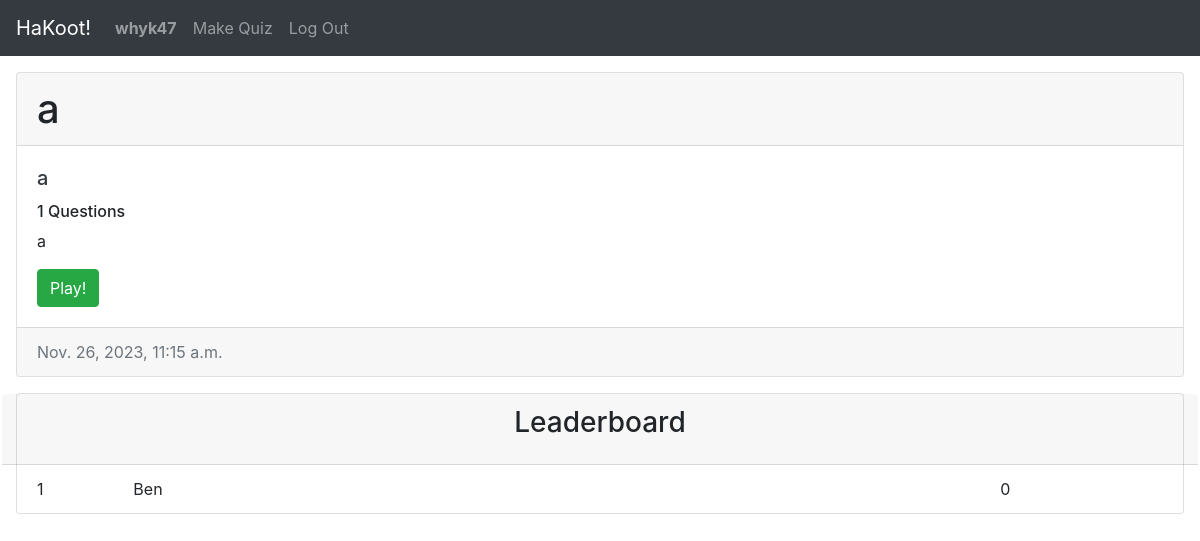
Page /view/24 (signed in) on the earlier database version.
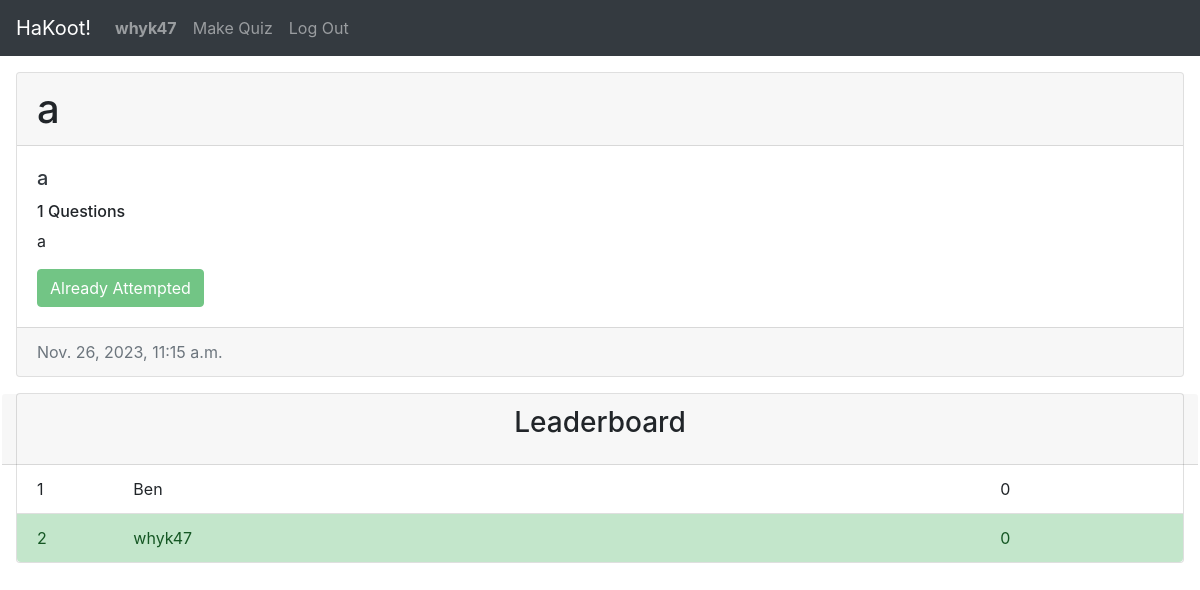
Same page on the later database version.
### quiz/models.py (models this page shows, shortened)
class Quiz_attempt(models.Model):
    user = models.ForeignKey(User, on_delete=models.CASCADE, related_name="attempts")
    quiz = models.ForeignKey(Quiz, on_delete=models.CASCADE, related_name="attempts")
    timestamp = models.DateTimeField(auto_now_add=True, blank=True, null=True)
    def score(self):
        return sum([attempt.score() for attempt in self.qn_attempts.all()])

class User(AbstractUser):
    pass

class Question_attempt(models.Model):
    question = models.ForeignKey(Question, on_delete=models.CASCADE, related_name="attempts")
    option_chosen = models.IntegerField(default=-1)
    quiz_attempt = models.ForeignKey(Quiz_attempt, on_delete=models.CASCADE, related_name="qn_attempts")
    time_left = models.DecimalField(decimal_places=2, max_digits=10, default=0.0)
    def correct(self):
        return int(self.question.correct_option) == int(self.option_chosen)
    def score(self):
        if self.correct():
            return int(500 + 500 * (self.time_left / self.question.time_limit))
        else:
            return 0

class Question(models.Model):
    quiz = models.ForeignKey(Quiz, on_delete=models.CASCADE, related_name="questions")
    question = models.CharField(max_length=512)
    qn_no = models.IntegerField(default=1, validators=[
        MinValueValidator(0)
    ])
    correct_option = models.IntegerField(default=0, choices=(
        (i - 1, i) for i in range(1, 5)
    ))
    time_limit = models.IntegerField(default=30, choices=(
        (i * 10, i * 10) for i in range(1, 7)
    ))

### quiz/views.py (the view)
# urls.py: path("view/<int:quiz_id>", views.view, name="view"),
def view(request, quiz_id):
    quiz = Quiz.objects.get(id=quiz_id)
    if request.user.is_authenticated:
        quiz_attempt = Quiz_attempt.objects.filter(user=request.user, quiz=quiz).first()
    else:
        quiz_attempt = None
    all_attempts = Quiz_attempt.objects.filter(quiz=quiz).all()
    leaderboard = sorted(all_attempts, key=lambda x: x.score(), reverse=True)[:5]
    return render(request, "quiz/view.html", {
        "quiz": quiz,
        "quiz_attempt": quiz_attempt,
        "leaderboard": leaderboard
    })

### quiz/models.py (called while the page is built)
    def num_questions(self):
        return self.questions.all().count()

### quiz/templates/quiz/view.html (shortened to what this page needs)
{% extends "quiz/layout.html" %}
{% load static %}
{% block body %}
    <div class="card m-3">
        <h1 class="card-header">{{ quiz.name }}</h1>
        <div class="card-body">
            <a href="{% url 'quiz:profile' quiz.creator %}">
                <h5 class="card-title text-dark">{{ quiz.creator }}</h5>
            </a>
            <h6 class="card-text">{{ quiz.num_questions }} Questions</h6>
            <p class="card-text">{{ quiz.desc }}</p>
            {% if user.is_authenticated and quiz_attempt is None %}
                <a href="{% url 'quiz:play' quiz.id %}"><button class="btn btn-success">Play!</button></a>
            {% elif user.is_authenticated %}
                <button class="btn btn-success" disabled>Already Attempted</button>
            {% else %}
                <button class="btn btn-success" disabled>Login to Play</button>
            {% endif %}
        </div>
        <div class="card-footer text-muted">{{ quiz.timestamp }}</div>
    </div>
    <div class="card m-3" id="leaderboard">
        <div class="card-header row justify-content-center">
            <h3 class="card-title">Leaderboard</h3>
        </div>
        <ul class="list-group list-group-flush">
            {% for quiz_attempt in leaderboard %}
                {% if quiz_attempt.user == user %}
                    <li class="list-group-item list-group-item-success">
                {% else %}
                    <li class="list-group-item">
                {% endif %}
                        <div class="row">
                            <div class="col-1">{{ forloop.counter }}</div>
                            <div class="col-9 username">{{ quiz_attempt.user.username }}</div>
                            <div class="col-2 score">{{ quiz_attempt.score }}</div>
                        </div>
                    </li>
            {% empty %}
                <li class="list-group-item">No attempts yet</li>
            {% endfor %}
        </ul>
    </div>
{% endblock %}

Differences in the rows shown:
added Quiz_attempt: user.username "whyk47", score "0"
Other differences:
text no longer shown: "Play!"
text now shown: "Already Attempted"
